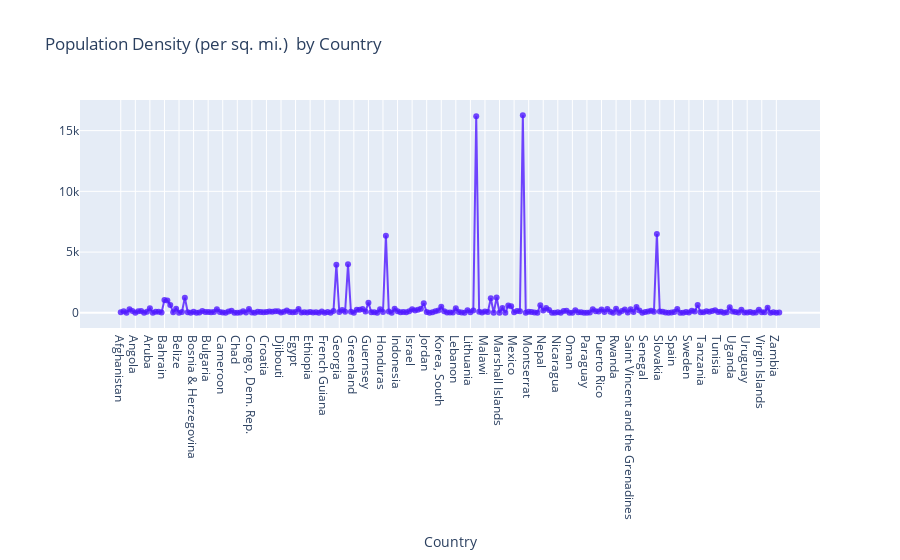

The code cell stored with this chart in its notebook:
### Markdown cell above
# Population Density by Country

### Code cell
pop_den_con= go.Scatter(
                    x = dataCountries.Country,
                    y = dataCountries['Pop. Density (per sq. mi.)'],
                    mode = "lines+markers",
                    name = "Population Density",
                    marker = dict(color = 'rgba(80, 26, 255, 0.8)'),
                    text= dataCountries.Country)
data = [pop_den_con]
layout = dict(title = 'Population Density (per sq. mi.)  by Country',
              xaxis= dict(title= 'Country',ticklen= 5,zeroline= False)
             )
fig = dict(data = data, layout = layout)
iplot(fig)

### Figure 1 — Plotly figure (JSON) as saved in the notebook; plotly's stock layout.template omitted (floating-point values rounded to 4 significant figures; data arrays with more than 128 entries replaced by an {"elided": "..."} marker saying what was removed)
{"data": [{"marker": {"color": "rgba(80, 26, 255, 0.8)"}, "mode": "lines+markers", "name": "Population Density", "text": {"elided": "227 str values"}, "type": "scatter", "x": {"elided": "227 str values"}, "y": {"elided": "227 float values"}}], "layout": {"title": {"text": "Population Density (per sq. mi.)  by Country"}, "xaxis": {"ticklen": 5, "title": {"text": "Country"}, "zeroline": false}}}
